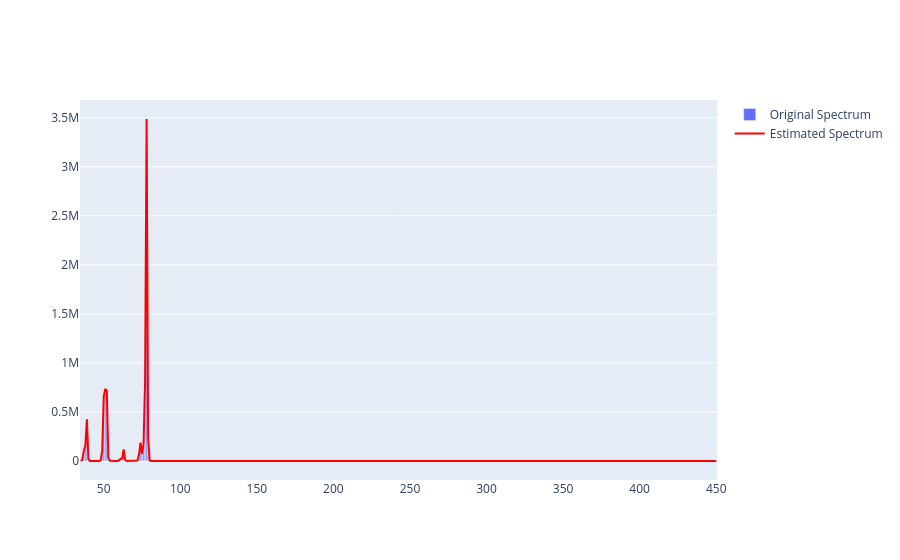

This figure's notebook cell:
### Code cell
import plotly.graph_objects as go
import numpy as np
import kaleido
i=7
# Example spectra data
# Replace these with your actual spectra arrays
spectrum2 = sepc_list[i]  # First spectrum for bar plot
spectrum1 = matches[i][1][0]['spectra'] # Second spectrum for line plot
# Generate x-axis values
x_values = np.arange(len(spectrum1))+35
# Create the bar plot for the first spectrum
bar_trace = go.Bar(x=x_values, y=spectrum1, name='Original Spectrum')
# Create the line plot for the second spectrum
line_trace = go.Scatter(x=x_values, y=spectrum2, mode='lines', name='Estimated Spectrum', line=dict(color='red'))
# Combine both plots
fig = go.Figure(data=[bar_trace, line_trace])
fig

### Figure 1 — Plotly figure (JSON) as saved in the notebook; plotly's stock layout.template omitted (floating-point values rounded to 4 significant figures; data arrays with more than 128 entries replaced by an {"elided": "..."} marker saying what was removed)
{"data": [{"name": "Original Spectrum", "type": "bar", "x": {"elided": "416 int values"}, "y": {"elided": "416 float values"}}, {"line": {"color": "red"}, "mode": "lines", "name": "Estimated Spectrum", "type": "scatter", "x": {"elided": "416 int values"}, "y": {"elided": "416 float values"}}], "layout": {}}
